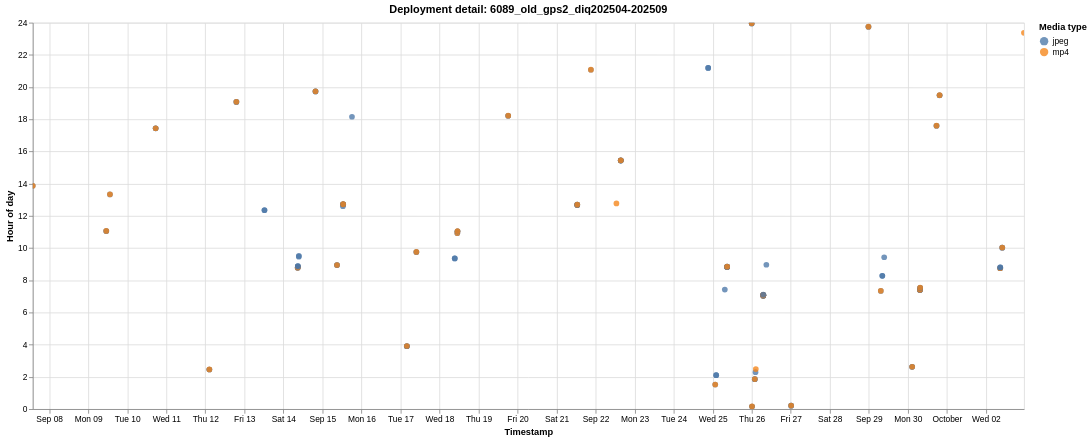

Vega-Lite specification for this chart:
### Vega-Lite specification from a JSON file in a GitHub repository (floating-point values rounded to 4 significant figures; data arrays with more than 128 entries replaced by an {"elided": "..."} marker saying what was removed)
{"$schema": "https://vega.github.io/schema/vega-lite/v6.1.0.json", "config": {"view": {"continuousHeight": 300, "continuousWidth": 300}}, "data": {"name": "data-4ea58b24df7fd62eb1eec8e8b6df5151"}, "datasets": {"data-4ea58b24df7fd62eb1eec8e8b6df5151": {"elided": "156 records"}}, "encoding": {"color": {"field": "media_type", "scale": {"scheme": "tableau10"}, "title": "Media type", "type": "nominal"}, "shape": {"field": "media_type", "title": "Media type", "type": "nominal"}, "tooltip": [{"field": "deployment", "title": "Deployment", "type": "nominal"}, {"field": "timestamp", "format": "%Y-%m-%d %H:%M:%S", "title": "Timestamp", "type": "temporal"}, {"field": "hour_of_day", "format": ".2f", "title": "Hour of day", "type": "quantitative"}, {"field": "media_type", "title": "Media type", "type": "nominal"}], "x": {"field": "timestamp", "title": "Timestamp", "type": "temporal"}, "y": {"field": "hour_of_day", "scale": {"domain": [0, 24]}, "title": "Hour of day", "type": "quantitative"}}, "height": 460, "mark": {"opacity": 0.78, "size": 46, "type": "circle"}, "params": [{"bind": "scales", "name": "param_1e9efca18e7a2868", "select": {"encodings": ["x", "y"], "type": "interval"}}], "title": "Deployment detail: 6089_old_gps2_diq202504-202509", "width": 1180}
